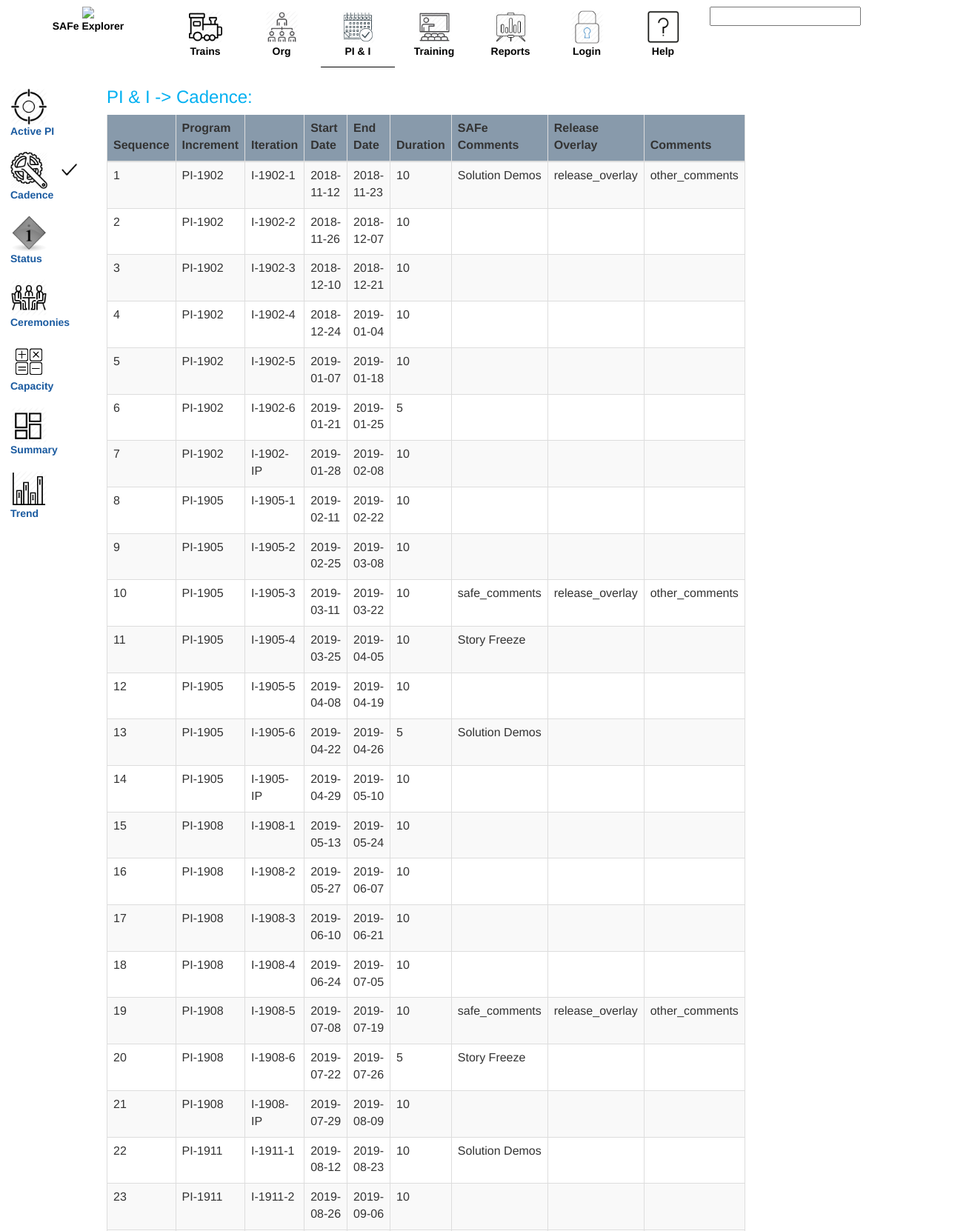
The page /piplanning_cadence.php (upper part) on the database its author committed.
### tables this page shows
CREATE TABLE `cadence` (
  `sequence` int(11) NOT NULL,
  `PI_id` varchar(255) NOT NULL,
  `iteration_id` varchar(255) NOT NULL,
  `start_date` date NOT NULL,
  `end_date` date NOT NULL,
  `duration` int(5) DEFAULT NULL,
  `safe_comments` varchar(255) DEFAULT NULL,
  `release_overlay` varchar(255) DEFAULT NULL,
  `comments` varchar(255) DEFAULT NULL
);

### piplanning_cadence.php (the view, shortened to what this page needs)
<?php
  include("./nav.php");
  global $db;
  $image = "";
?>
  <div class="right-content">
   <div class="container">
       <h3 style = "color: #01B0F1;">PI & I -> Cadence:</h3>
        <table id="info" cellpadding="0" cellspacing="0" border="0" class="datatable table table-striped table-bordered datatable-style"
              width="100%" style="width: 100px;">
              <thead>
                <tr id="table-first-row">
                  <th>Sequence</th>
                  <th>Program Increment</th>
                  <th>Iteration</th>
                  <th>Start Date</th>
                  <th>End Date</th>
                  <th>Duration</th>
                  <th>SAFe Comments</th>
                  <th>Release Overlay</th>
                  <th>Comments</th>
                </tr>
              </thead>
              <tbody>
                <?php
                 $sql = "select *
                         from cadence";
                 $result = $db->query($sql);
                 if($result -> num_rows > 0){
                   while($row = $result -> fetch_assoc()){
                     echo
                     "<tr>
                         <td >" . $row["sequence"] . "</td>
                         <td>" .$row["PI_id"] ."</td>
                         <td>" .$row["iteration_id"] . "</td>
                          <td>" .$row["start_date"] ."</td>
                         <td>" .$row["end_date"] ."</td>
                         <td>" .$row["duration"] ."</td>
                         <td>" .$row["safe_comments"] .$image."</td>
                         <td>" .$row["release_overlay"].$image."</td>
                         <td>" .$row["comments"].$image."</td>
                       </tr>";
                   }
                 }
                  else {
                   echo "0 results";
                 }
                ?>
              </tbody>
        </table>
  <?php include("./footer.php"); ?>

### styles/mainStyleSheet.css (style rules this page uses)
body { margin: 0; padding: 0; font-family: "Helvetica", Arial, sans-serif; text-rendering: geometricPrecision; }
.datatable-style { border: 0; }
#table-first-row { background: #889aab; }

### styles/style.css (style rules this page uses)
* { font-family: sans-serif; }

### rows shown on the page
cadence: sequence "1", PI "PI-1902", iteration "I-1902-1", start_date "2018-11-12", end_date "2018-11-23", duration "10", safe_comments "Solution Demos", release_overlay "release_overlay", comments "other_comments"
cadence: sequence "2", PI "PI-1902", iteration "I-1902-2", start_date "2018-11-26", end_date "2018-12-07", duration "10"
cadence: sequence "3", PI "PI-1902", iteration "I-1902-3", start_date "2018-12-10", end_date "2018-12-21", duration "10"
cadence: sequence "4", PI "PI-1902", iteration "I-1902-4", start_date "2018-12-24", end_date "2019-01-04", duration "10"
cadence: sequence "5", PI "PI-1902", iteration "I-1902-5", start_date "2019-01-07", end_date "2019-01-18", duration "10"
cadence: sequence "6", PI "PI-1902", iteration "I-1902-6", start_date "2019-01-21", end_date "2019-01-25", duration "5"
cadence: sequence "7", PI "PI-1902", iteration "I-1902-IP", start_date "2019-01-28", end_date "2019-02-08", duration "10"
cadence: sequence "8", PI "PI-1905", iteration "I-1905-1", start_date "2019-02-11", end_date "2019-02-22", duration "10"
cadence: sequence "9", PI "PI-1905", iteration "I-1905-2", start_date "2019-02-25", end_date "2019-03-08", duration "10"
cadence: sequence "10", PI "PI-1905", iteration "I-1905-3", start_date "2019-03-11", end_date "2019-03-22", duration "10", safe_comments "safe_comments", release_overlay "release_overlay", comments "other_comments"
cadence: sequence "11", PI "PI-1905", iteration "I-1905-4", start_date "2019-03-25", end_date "2019-04-05", duration "10", safe_comments "Story Freeze"
cadence: sequence "12", PI "PI-1905", iteration "I-1905-5", start_date "2019-04-08", end_date "2019-04-19", duration "10"
cadence: sequence "13", PI "PI-1905", iteration "I-1905-6", start_date "2019-04-22", end_date "2019-04-26", duration "5", safe_comments "Solution Demos"
cadence: sequence "14", PI "PI-1905", iteration "I-1905-IP", start_date "2019-04-29", end_date "2019-05-10", duration "10"
cadence: sequence "15", PI "PI-1908", iteration "I-1908-1", start_date "2019-05-13", end_date "2019-05-24", duration "10"
cadence: sequence "16", PI "PI-1908", iteration "I-1908-2", start_date "2019-05-27", end_date "2019-06-07", duration "10"
cadence: sequence "17", PI "PI-1908", iteration "I-1908-3", start_date "2019-06-10", end_date "2019-06-21", duration "10"
cadence: sequence "18", PI "PI-1908", iteration "I-1908-4", start_date "2019-06-24", end_date "2019-07-05", duration "10"
cadence: sequence "19", PI "PI-1908", iteration "I-1908-5", start_date "2019-07-08", end_date "2019-07-19", duration "10", safe_comments "safe_comments", release_overlay "release_overlay", comments "other_comments"
cadence: sequence "20", PI "PI-1908", iteration "I-1908-6", start_date "2019-07-22", end_date "2019-07-26", duration "5", safe_comments "Story Freeze"
cadence: sequence "21", PI "PI-1908", iteration "I-1908-IP", start_date "2019-07-29", end_date "2019-08-09", duration "10"
cadence: sequence "22", PI "PI-1911", iteration "I-1911-1", start_date "2019-08-12", end_date "2019-08-23", duration "10", safe_comments "Solution Demos"
cadence: sequence "23", PI "PI-1911", iteration "I-1911-2", start_date "2019-08-26", end_date "2019-09-06", duration "10"
